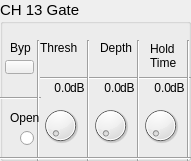
  <widget class="QGroupBox" name="groupBox_15">
   <property name="geometry">
    <rect>
     <x>60</x>
     <y>520</y>
     <width>191</width>
     <height>161</height>
    </rect>
   </property>
   <property name="font">
    <font>
     <pointsize>11</pointsize>
    </font>
   </property>
   <property name="title">
    <string>CH 13 Gate</string>
   </property>
   <widget class="QLabel" name="label_155">
    <property name="geometry">
     <rect>
      <x>10</x>
      <y>40</y>
      <width>21</width>
      <height>16</height>
     </rect>
    </property>
    <property name="font">
     <font>
      <pointsize>9</pointsize>
     </font>
    </property>
    <property name="text">
     <string>Byp</string>
    </property>
   </widget>
   <widget class="QLabel" name="label_156">
    <property name="geometry">
     <rect>
      <x>40</x>
      <y>40</y>
      <width>41</width>
      <height>16</height>
     </rect>
    </property>
    <property name="font">
     <font>
      <pointsize>9</pointsize>
     </font>
    </property>
    <property name="text">
     <string>Thresh</string>
    </property>
   </widget>
   <widget class="QLabel" name="label_157">
    <property name="geometry">
     <rect>
      <x>100</x>
      <y>40</y>
      <width>41</width>
      <height>16</height>
     </rect>
    </property>
    <property name="font">
     <font>
      <pointsize>9</pointsize>
     </font>
    </property>
    <property name="text">
     <string>Depth</string>
    </property>
   </widget>
   <widget class="QLabel" name="label_158">
    <property name="geometry">
     <rect>
      <x>150</x>
      <y>40</y>
      <width>31</width>
      <height>31</height>
     </rect>
    </property>
    <property name="font">
     <font>
      <pointsize>9</pointsize>
     </font>
    </property>
    <property name="text">
     <string>Hold
Time</string>
    </property>
   </widget>
   <widget class="Line" name="line_99">
    <property name="geometry">
     <rect>
      <x>40</x>
      <y>70</y>
      <width>151</width>
      <height>16</height>
     </rect>
    </property>
    <property name="orientation">
     <enum>Qt::Horizontal</enum>
    </property>
   </widget>
   <widget class="Line" name="line_100">
    <property name="geometry">
     <rect>
      <x>0</x>
      <y>90</y>
      <width>41</width>
      <height>16</height>
     </rect>
    </property>
    <property name="orientation">
     <enum>Qt::Horizontal</enum>
    </property>
   </widget>
   <widget class="Line" name="line_101">
    <property name="geometry">
     <rect>
      <x>30</x>
      <y>40</y>
      <width>16</width>
      <height>121</height>
     </rect>
    </property>
    <property name="orientation">
     <enum>Qt::Vertical</enum>
    </property>
   </widget>
   <widget class="Line" name="line_102">
    <property name="geometry">
     <rect>
      <x>80</x>
      <y>40</y>
      <width>16</width>
      <height>121</height>
     </rect>
    </property>
    <property name="orientation">
     <enum>Qt::Vertical</enum>
    </property>
   </widget>
   <widget class="Line" name="line_103">
    <property name="geometry">
     <rect>
      <x>130</x>
      <y>40</y>
      <width>16</width>
      <height>121</height>
     </rect>
    </property>
    <property name="orientation">
     <enum>Qt::Vertical</enum>
    </property>
   </widget>
   <widget class="Line" name="line_104">
    <property name="geometry">
     <rect>
      <x>180</x>
      <y>40</y>
      <width>16</width>
      <height>121</height>
     </rect>
    </property>
    <property name="orientation">
     <enum>Qt::Vertical</enum>
    </property>
   </widget>
   <widget class="OIDDial" name="dial_43">
    <property name="geometry">
     <rect>
      <x>40</x>
      <y>100</y>
      <width>41</width>
      <height>51</height>
     </rect>
    </property>
   </widget>
   <widget class="OIDDial" name="dial_44">
    <property name="geometry">
     <rect>
      <x>90</x>
      <y>100</y>
      <width>41</width>
      <height>51</height>
     </rect>
    </property>
   </widget>
   <widget class="OIDDial" name="dial_45">
    <property name="geometry">
     <rect>
      <x>140</x>
      <y>100</y>
      <width>41</width>
      <height>51</height>
     </rect>
    </property>
   </widget>
   <widget class="Line" name="line_105">
    <property name="geometry">
     <rect>
      <x>0</x>
      <y>150</y>
      <width>191</width>
      <height>16</height>
     </rect>
    </property>
    <property name="orientation">
     <enum>Qt::Horizontal</enum>
    </property>
   </widget>
   <widget class="QLabel" name="label_159">
    <property name="geometry">
     <rect>
      <x>70</x>
      <y>80</y>
      <width>16</width>
      <height>16</height>
     </rect>
    </property>
    <property name="font">
     <font>
      <pointsize>9</pointsize>
     </font>
    </property>
    <property name="text">
     <string>dB</string>
    </property>
   </widget>
   <widget class="QLabel" name="label_160">
    <property name="geometry">
     <rect>
      <x>120</x>
      <y>80</y>
      <width>16</width>
      <height>16</height>
     </rect>
    </property>
    <property name="font">
     <font>
      <pointsize>9</pointsize>
     </font>
    </property>
    <property name="text">
     <string>dB</string>
    </property>
   </widget>
   <widget class="QLabel" name="label_161">
    <property name="geometry">
     <rect>
      <x>170</x>
      <y>80</y>
      <width>16</width>
      <height>16</height>
     </rect>
    </property>
    <property name="font">
     <font>
      <pointsize>9</pointsize>
     </font>
    </property>
    <property name="text">
     <string>dB</string>
    </property>
   </widget>
   <widget class="QLabel" name="ls37">
    <property name="geometry">
     <rect>
      <x>40</x>
      <y>80</y>
      <width>31</width>
      <height>16</height>
     </rect>
    </property>
    <property name="font">
     <font>
      <pointsize>9</pointsize>
     </font>
    </property>
    <property name="text">
     <string>0.0</string>
    </property>
    <property name="alignment">
     <set>Qt::AlignRight|Qt::AlignTrailing|Qt::AlignVCenter</set>
    </property>
   </widget>
   <widget class="QLabel" name="ls38">
    <property name="geometry">
     <rect>
      <x>90</x>
      <y>80</y>
      <width>31</width>
      <height>16</height>
     </rect>
    </property>
    <property name="font">
     <font>
      <pointsize>9</pointsize>
     </font>
    </property>
    <property name="text">
     <string>0.0</string>
    </property>
    <property name="alignment">
     <set>Qt::AlignRight|Qt::AlignTrailing|Qt::AlignVCenter</set>
    </property>
   </widget>
   <widget class="QLabel" name="ls39">
    <property name="geometry">
     <rect>
      <x>140</x>
      <y>80</y>
      <width>31</width>
      <height>16</height>
     </rect>
    </property>
    <property name="font">
     <font>
      <pointsize>9</pointsize>
     </font>
    </property>
    <property name="text">
     <string>0.0</string>
    </property>
    <property name="alignment">
     <set>Qt::AlignRight|Qt::AlignTrailing|Qt::AlignVCenter</set>
    </property>
   </widget>
   <widget class="QLabel" name="label_165">
    <property name="geometry">
     <rect>
      <x>10</x>
      <y>110</y>
      <width>31</width>
      <height>16</height>
     </rect>
    </property>
    <property name="font">
     <font>
      <pointsize>9</pointsize>
     </font>
    </property>
    <property name="text">
     <string>Open</string>
    </property>
   </widget>
   <widget class="QRadioButton" name="radioButton_15">
    <property name="geometry">
     <rect>
      <x>20</x>
      <y>130</y>
      <width>16</width>
      <height>16</height>
     </rect>
    </property>
    <property name="text">
     <string/>
    </property>
   </widget>
   <widget class="OIDStatePushBtn" name="bypass13">
    <property name="geometry">
     <rect>
      <x>5</x>
      <y>60</y>
      <width>29</width>
      <height>14</height>
     </rect>
    </property>
    <property name="text">
     <string/>
    </property>
    <property name="checkable">
     <bool>true</bool>
    </property>
   </widget>
  </widget>
